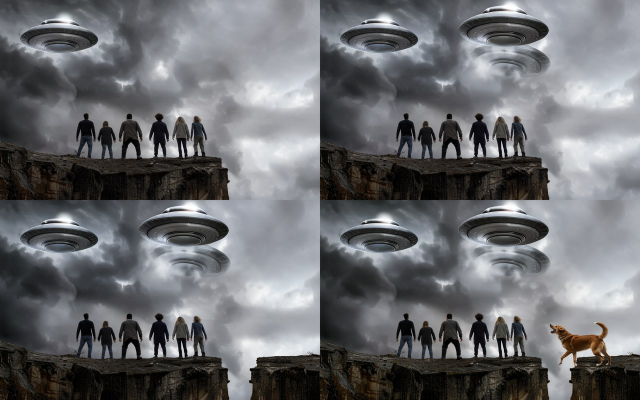
#> input picture .agents/mpi-kanban/tasks/MPI-1216/research/colour/chain_sheet.jpg, 1280 x 800 px (shown at 1/2 size)
$ python zoommeasure.py colour/chain_sheet.jpg
#> lines starting #> are read from the running program, lines starting #| are printed output that depends on the picture
# Zoom of each chained edit vs the original: find the crop box (scale s, centre cx, cy) of the
# ORIGINAL that, resized to full frame, best matches the edit. s > 1 = edit is zoomed IN.
# Usage: python zoommeasure.py original.png edit1.png edit2.png ...
import sys
import numpy as np
from PIL import Image

W, H = 272, 480


def gray(path, box=None):
    im = Image.open(path).convert('L')
    if box:
        im = im.crop(box)
    return np.asarray(im.resize((W, H), Image.BILINEAR), dtype=np.float32)


orig = Image.open(sys.argv[1]).convert('L')
ow, oh = orig.size
#> ow = 1280; oh = 800
P = int(0.1 * max(ow, oh))  # grey border so a zoom-out / shifted box stays inside
#> P = 128
padded = Image.new('L', (ow + 2 * P, oh + 2 * P), 128)
#> padded: PIL image 1536x1056 L; every value is 128
padded.paste(orig, (P, P))
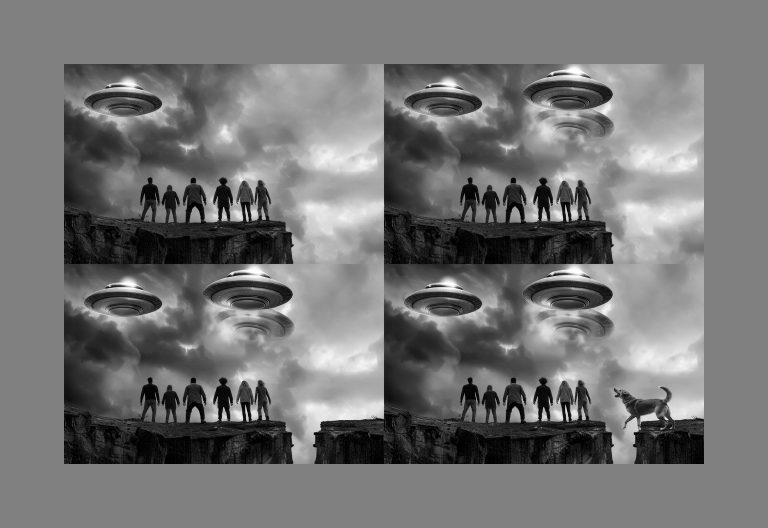
#> padded: PIL image 1536x1056 L (shown at 1/2 size); min 0, max 255, mean 115.6
o_small = None
for path in sys.argv[2:]:
    e = gray(path)
    best = None
    for s in np.arange(0.97, 1.12, 0.004):
        cw, ch = ow / s, oh / s
        for dx in np.linspace(-0.03, 0.03, 13):
            for dy in np.linspace(-0.03, 0.03, 13):
                cx, cy = ow / 2 + dx * ow, oh / 2 + dy * oh
                box = (P + cx - cw / 2, P + cy - ch / 2, P + cx + cw / 2, P + cy + ch / 2)
                c = np.asarray(padded.resize((W, H), Image.BILINEAR, box=box), dtype=np.float32)
                err = float(np.mean(np.abs(c - e)))
                if best is None or err < best[0]:
                    best = (err, s, dx, dy)
    err, s, dx, dy = best
    print(f'{path.rsplit("/", 1)[-1]}: zoom x{s:.3f}  shift {dx*100:+.1f}% {dy*100:+.1f}%  (err {err:.1f})')

$ run again, on .agents/mpi-kanban/tasks/MPI-1216/research/colour/gm_compare.jpg
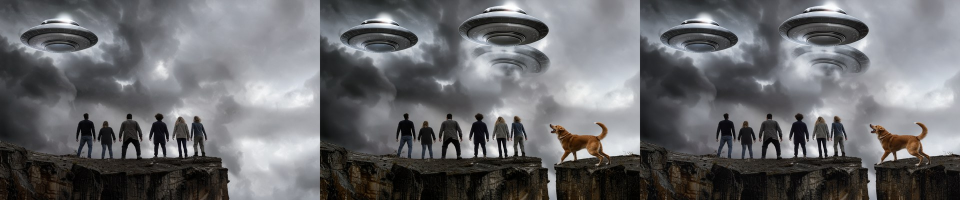
#> input picture .agents/mpi-kanban/tasks/MPI-1216/research/colour/gm_compare.jpg, 1920 x 400 px (shown at 1/2 size)
#> `padded.paste(orig, (P, P))`:
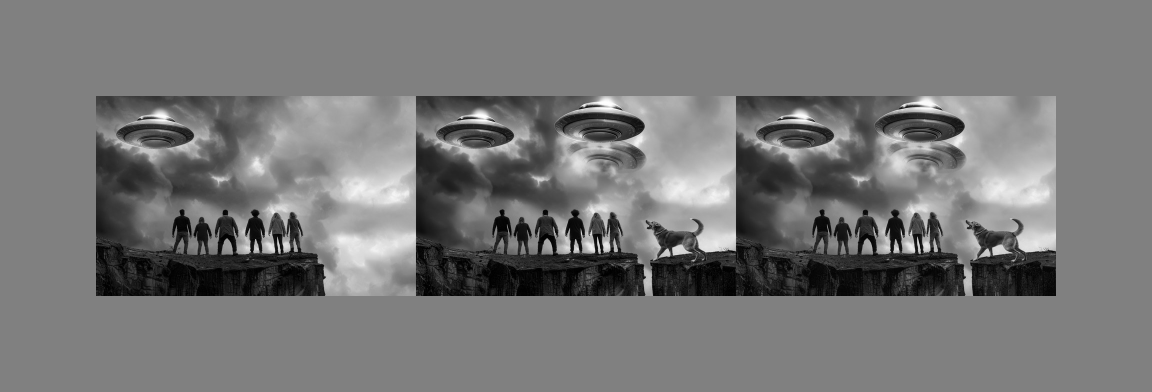
#> padded: PIL image 2304x784 L (shown at 1/2 size); min 0, max 255, mean 118.7
